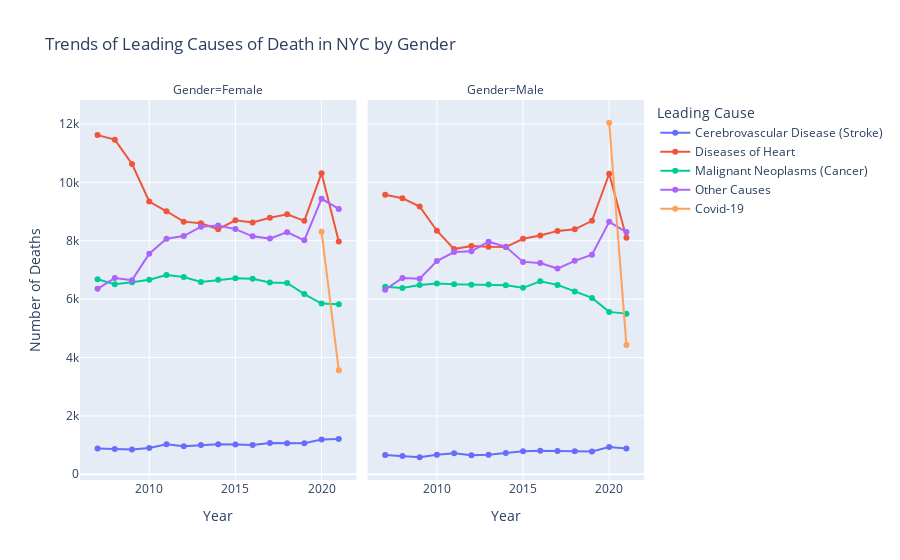
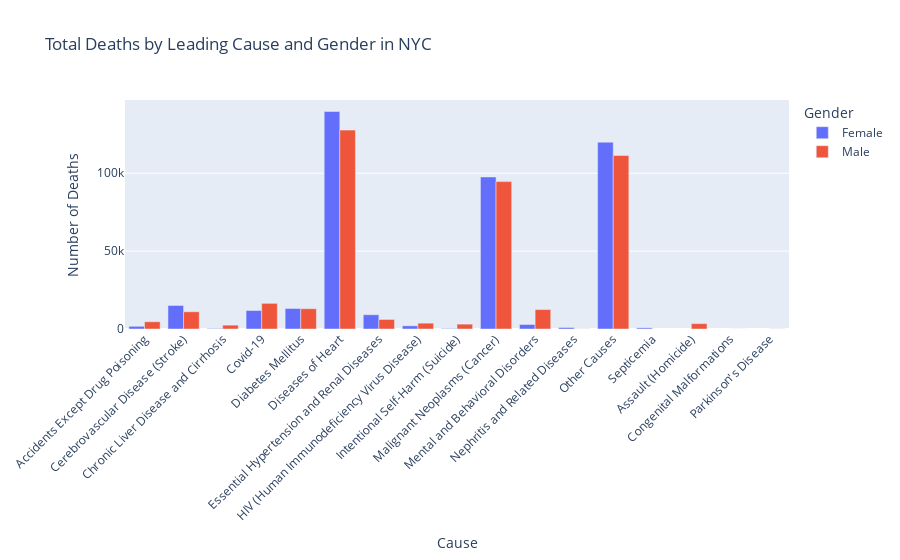

Notebook source saved alongside these figures, in order:
### Markdown cell above
How does the leading causes of death vary between genders in NYC?

### Code cell
### Group Data by Year, Leading Cause, and Gender ###
grouped_gender = leadingdeath.groupby(["Year", "Leading Cause", "Sex"], as_index=False)["Deaths"].sum()

### Plot Trends for Leading Causes by Gender ###
top_causes = grouped_gender.groupby("Leading Cause")["Deaths"].sum().nlargest(5).index.tolist()
filtered_df = grouped_gender[grouped_gender["Leading Cause"].isin(top_causes)]

# Line chart for trends
fig = px.line(
    filtered_df,
    x="Year",
    y="Deaths",
    color="Leading Cause",
    facet_col="Sex",  # Separate plots for Male and Female
    title="Trends of Leading Causes of Death in NYC by Gender",
    labels={"Deaths": "Number of Deaths", "Year": "Year", "Sex": "Gender"},
    markers=True,
)
fig.update_layout(legend_title="Leading Cause")
fig.show()

### Total Deaths by Gender for Each Cause ###
total_by_gender = leadingdeath.groupby(["Leading Cause", "Sex"], as_index=False)["Deaths"].sum()

# Bar chart for total deaths
fig = px.bar(
    total_by_gender,
    x="Leading Cause",
    y="Deaths",
    color="Sex",
    title="Total Deaths by Leading Cause and Gender in NYC",
    labels={"Deaths": "Number of Deaths", "Sex": "Gender", "Leading Cause": "Cause"},
    barmode="group",
)
fig.update_layout(xaxis_tickangle=-45)
fig.show()

### Figure 1 — Plotly figure (JSON) as saved in the notebook; plotly's stock layout.template omitted (floating-point values rounded to 4 significant figures)
{"data": [{"hovertemplate": "Leading Cause=Cerebrovascular Disease (Stroke)<br>Gender=Female<br>Year=%{x}<br>Number of Deaths=%{y}<extra></extra>", "legendgroup": "Cerebrovascular Disease (Stroke)", "line": {"color": "#636efa", "dash": "solid"}, "marker": {"symbol": "circle"}, "mode": "lines+markers", "name": "Cerebrovascular Disease (Stroke)", "orientation": "v", "showlegend": true, "type": "scatter", "x": [2007, 2008, 2009, 2010, 2011, 2012, 2013, 2014, 2015, 2016, 2017, 2018, 2019, 2020, 2021], "xaxis": "x", "y": [885, 863, 850, 898, 1024, 958, 1000, 1024, 1021, 1002, 1069, 1060, 1065, 1189, 1209], "yaxis": "y"}, {"hovertemplate": "Leading Cause=Cerebrovascular Disease (Stroke)<br>Gender=Male<br>Year=%{x}<br>Number of Deaths=%{y}<extra></extra>", "legendgroup": "Cerebrovascular Disease (Stroke)", "line": {"color": "#636efa", "dash": "solid"}, "marker": {"symbol": "circle"}, "mode": "lines+markers", "name": "Cerebrovascular Disease (Stroke)", "orientation": "v", "showlegend": false, "type": "scatter", "x": [2007, 2008, 2009, 2010, 2011, 2012, 2013, 2014, 2015, 2016, 2017, 2018, 2019, 2020, 2021], "xaxis": "x2", "y": [662, 623, 582, 670, 716, 654, 669, 730, 790, 802, 796, 786, 781, 935, 881], "yaxis": "y2"}, {"hovertemplate": "Leading Cause=Diseases of Heart<br>Gender=Female<br>Year=%{x}<br>Number of Deaths=%{y}<extra></extra>", "legendgroup": "Diseases of Heart", "line": {"color": "#EF553B", "dash": "solid"}, "marker": {"symbol": "circle"}, "mode": "lines+markers", "name": "Diseases of Heart", "orientation": "v", "showlegend": true, "type": "scatter", "x": [2007, 2008, 2009, 2010, 2011, 2012, 2013, 2014, 2015, 2016, 2017, 2018, 2019, 2020, 2021], "xaxis": "x", "y": [11618, 11462, 10629, 9343, 9009, 8653, 8598, 8393, 8697, 8624, 8785, 8903, 8681, 10313, 7973], "yaxis": "y"}, {"hovertemplate": "Leading Cause=Diseases of Heart<br>Gender=Male<br>Year=%{x}<br>Number of Deaths=%{y}<extra></extra>", "legendgroup": "Diseases of Heart", "line": {"color": "#EF553B", "dash": "solid"}, "marker": {"symbol": "circle"}, "mode": "lines+markers", "name": "Diseases of Heart", "orientation": "v", "showlegend": false, "type": "scatter", "x": [2007, 2008, 2009, 2010, 2011, 2012, 2013, 2014, 2015, 2016, 2017, 2018, 2019, 2020, 2021], "xaxis": "x2", "y": [9576, 9456, 9172, 8342, 7713, 7816, 7791, 7783, 8068, 8181, 8336, 8389, 8683, 10293, 8101], "yaxis": "y2"}, {"hovertemplate": "Leading Cause=Malignant Neoplasms (Cancer)<br>Gender=Female<br>Year=%{x}<br>Number of Deaths=%{y}<extra></extra>", "legendgroup": "Malignant Neoplasms (Cancer)", "line": {"color": "#00cc96", "dash": "solid"}, "marker": {"symbol": "circle"}, "mode": "lines+markers", "name": "Malignant Neoplasms (Cancer)", "orientation": "v", "showlegend": true, "type": "scatter", "x": [2007, 2008, 2009, 2010, 2011, 2012, 2013, 2014, 2015, 2016, 2017, 2018, 2019, 2020, 2021], "xaxis": "x", "y": [6682, 6512, 6576, 6665, 6825, 6754, 6587, 6661, 6710, 6693, 6572, 6554, 6172, 5847, 5820], "yaxis": "y"}, {"hovertemplate": "Leading Cause=Malignant Neoplasms (Cancer)<br>Gender=Male<br>Year=%{x}<br>Number of Deaths=%{y}<extra></extra>", "legendgroup": "Malignant Neoplasms (Cancer)", "line": {"color": "#00cc96", "dash": "solid"}, "marker": {"symbol": "circle"}, "mode": "lines+markers", "name": "Malignant Neoplasms (Cancer)", "orientation": "v", "showlegend": false, "type": "scatter", "x": [2007, 2008, 2009, 2010, 2011, 2012, 2013, 2014, 2015, 2016, 2017, 2018, 2019, 2020, 2021], "xaxis": "x2", "y": [6420, 6378, 6479, 6531, 6506, 6495, 6503, 6477, 6386, 6608, 6487, 6260, 6041, 5562, 5502], "yaxis": "y2"}, {"hovertemplate": "Leading Cause=Other Causes<br>Gender=Female<br>Year=%{x}<br>Number of Deaths=%{y}<extra></extra>", "legendgroup": "Other Causes", "line": {"color": "#ab63fa", "dash": "solid"}, "marker": {"symbol": "circle"}, "mode": "lines+markers", "name": "Other Causes", "orientation": "v", "showlegend": true, "type": "scatter", "x": [2007, 2008, 2009, 2010, 2011, 2012, 2013, 2014, 2015, 2016, 2017, 2018, 2019, 2020, 2021], "xaxis": "x", "y": [6353, 6725, 6649, 7556, 8070, 8159, 8482, 8521, 8397, 8149, 8072, 8294, 8013, 9436, 9088], "yaxis": "y"}, {"hovertemplate": "Leading Cause=Other Causes<br>Gender=Male<br>Year=%{x}<br>Number of Deaths=%{y}<extra></extra>", "legendgroup": "Other Causes", "line": {"color": "#ab63fa", "dash": "solid"}, "marker": {"symbol": "circle"}, "mode": "lines+markers", "name": "Other Causes", "orientation": "v", "showlegend": false, "type": "scatter", "x": [2007, 2008, 2009, 2010, 2011, 2012, 2013, 2014, 2015, 2016, 2017, 2018, 2019, 2020, 2021], "xaxis": "x2", "y": [6322, 6726, 6698, 7301, 7613, 7639, 7966, 7792, 7274, 7234, 7046, 7310, 7518, 8648, 8295], "yaxis": "y2"}, {"hovertemplate": "Leading Cause=Covid-19<br>Gender=Female<br>Year=%{x}<br>Number of Deaths=%{y}<extra></extra>", "legendgroup": "Covid-19", "line": {"color": "#FFA15A", "dash": "solid"}, "marker": {"symbol": "circle"}, "mode": "lines+markers", "name": "Covid-19", "orientation": "v", "showlegend": true, "type": "scatter", "x": [2020, 2021], "xaxis": "x", "y": [8310, 3560], "yaxis": "y"}, {"hovertemplate": "Leading Cause=Covid-19<br>Gender=Male<br>Year=%{x}<br>Number of Deaths=%{y}<extra></extra>", "legendgroup": "Covid-19", "line": {"color": "#FFA15A", "dash": "solid"}, "marker": {"symbol": "circle"}, "mode": "lines+markers", "name": "Covid-19", "orientation": "v", "showlegend": false, "type": "scatter", "x": [2020, 2021], "xaxis": "x2", "y": [12041, 4430], "yaxis": "y2"}], "layout": {"annotations": [{"font": {}, "showarrow": false, "text": "Gender=Female", "x": 0.245, "xanchor": "center", "xref": "paper", "y": 1, "yanchor": "bottom", "yref": "paper"}, {"font": {}, "showarrow": false, "text": "Gender=Male", "x": 0.755, "xanchor": "center", "xref": "paper", "y": 1, "yanchor": "bottom", "yref": "paper"}], "autosize": true, "legend": {"title": {"text": "Leading Cause"}, "tracegroupgap": 0}, "title": {"text": "Trends of Leading Causes of Death in NYC by Gender"}, "xaxis": {"anchor": "y", "autorange": true, "domain": [0, 0.49], "range": [2006.0, 2022.0], "title": {"text": "Year"}, "type": "linear"}, "xaxis2": {"anchor": "y2", "autorange": true, "domain": [0.51, 1], "matches": "x", "range": [2006.0, 2022.0], "title": {"text": "Year"}, "type": "linear"}, "yaxis": {"anchor": "x", "autorange": true, "domain": [0, 1], "range": [-363.6, 12990.0], "title": {"text": "Number of Deaths"}, "type": "linear"}, "yaxis2": {"anchor": "x2", "autorange": true, "domain": [0, 1], "matches": "y", "range": [-363.6, 12990.0], "showticklabels": false, "type": "linear"}}}

### Figure 2 — Plotly figure (JSON) as saved in the notebook; plotly's stock layout.template omitted (floating-point values rounded to 4 significant figures)
{"data": [{"alignmentgroup": "True", "hovertemplate": "Gender=Female<br>Cause=%{x}<br>Number of Deaths=%{y}<extra></extra>", "legendgroup": "Female", "marker": {"color": "#636efa", "pattern": {"shape": ""}}, "name": "Female", "offsetgroup": "Female", "orientation": "v", "showlegend": true, "textposition": "auto", "type": "bar", "x": ["Accidents Except Drug Poisoning", "Cerebrovascular Disease (Stroke)", "Chronic Liver Disease and Cirrhosis", "Covid-19", "Diabetes Mellitus", "Diseases of Heart", "Essential Hypertension and Renal Diseases", "HIV (Human Immunodeficiency Virus Disease)", "Intentional Self-Harm (Suicide)", "Malignant Neoplasms (Cancer)", "Mental and Behavioral Disorders", "Nephritis and Related Diseases", "Other Causes", "Septicemia"], "xaxis": "x", "y": [1735, 15117, 325, 11870, 13172, 139681, 9160, 2051, 321, 97630, 2888, 966, 119964, 754], "yaxis": "y"}, {"alignmentgroup": "True", "hovertemplate": "Gender=Male<br>Cause=%{x}<br>Number of Deaths=%{y}<extra></extra>", "legendgroup": "Male", "marker": {"color": "#EF553B", "pattern": {"shape": ""}}, "name": "Male", "offsetgroup": "Male", "orientation": "v", "showlegend": true, "textposition": "auto", "type": "bar", "x": ["Accidents Except Drug Poisoning", "Assault (Homicide)", "Cerebrovascular Disease (Stroke)", "Chronic Liver Disease and Cirrhosis", "Congenital Malformations", "Covid-19", "Diabetes Mellitus", "Diseases of Heart", "Essential Hypertension and Renal Diseases", "HIV (Human Immunodeficiency Virus Disease)", "Intentional Self-Harm (Suicide)", "Malignant Neoplasms (Cancer)", "Mental and Behavioral Disorders", "Nephritis and Related Diseases", "Other Causes", "Parkinson's Disease"], "xaxis": "x", "y": [4648, 3459, 11077, 2466, 14, 16471, 13021, 127700, 6135, 3748, 3130, 94635, 12478, 72, 111382, 60], "yaxis": "y"}], "layout": {"autosize": true, "barmode": "group", "legend": {"title": {"text": "Gender"}, "tracegroupgap": 0}, "title": {"text": "Total Deaths by Leading Cause and Gender in NYC"}, "xaxis": {"anchor": "y", "autorange": true, "domain": [0, 1], "range": [-0.5, 16.5], "tickangle": -45, "title": {"text": "Cause"}, "type": "category"}, "yaxis": {"anchor": "x", "autorange": true, "domain": [0, 1], "range": [0, 147000.0], "title": {"text": "Number of Deaths"}, "type": "linear"}}}
